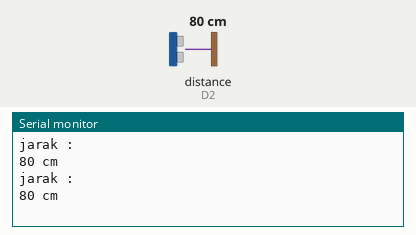
Recording of a sketch running on a simulated ESP8266 (NodeMCU). Shown: the last lines printed to the serial monitor. Wiring (inferred from the names in the program): ultrasonic range finder: trigger D1; echo D2. The test bench sets the inputs (shaded band); at power-on: distance to the obstacle (sensor on D2) 80 cm. The echo pulse lasts 58.3 µs per cm.

Above: at 1.8 s.
1.9 s: distance to the obstacle (sensor on D2) set to 2 cm
At 2.8 s:
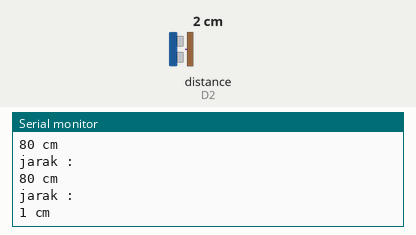
3.4 s: distance to the obstacle (sensor on D2) set to 4 cm
At 4.7 s:
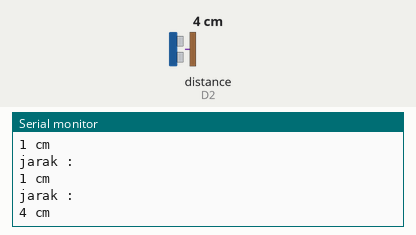
Timing chart, 0 to 6.4 s (numbered marks = the images above; inputs shaded):
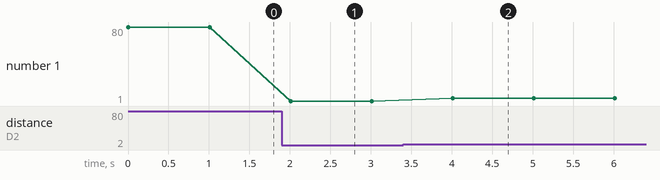

Measured:
- after the input at 1.9 s, the serial monitor: prints a new line after 0.11 s (image 1)
- after the input at 3.4 s, the serial monitor: prints a new line after 0.61 s (image 2)
- plotted number 1: 80 → 1 after the input at 1.9 s, 1 → 4 after the input at 3.4 s

The sketch:

sensor_ultrasonic.ino
```cpp
#define echo D2
#define trig D1

long duration, jarak;

void setup() {
  Serial.begin(9600);
  pinMode(echo,INPUT);
  pinMode(trig,OUTPUT);

}

void loop() {
  digitalWrite(trig, LOW);
  delayMicroseconds(2);
  digitalWrite(trig, HIGH);
  delayMicroseconds(10);
  digitalWrite(trig, LOW);


  duration = pulseIn(echo, HIGH);
  jarak = (duration/2) / 29.1;


  Serial.println("jarak :");
  Serial.print(jarak);
  Serial.println(" cm");
  delay(1000);

}
```
